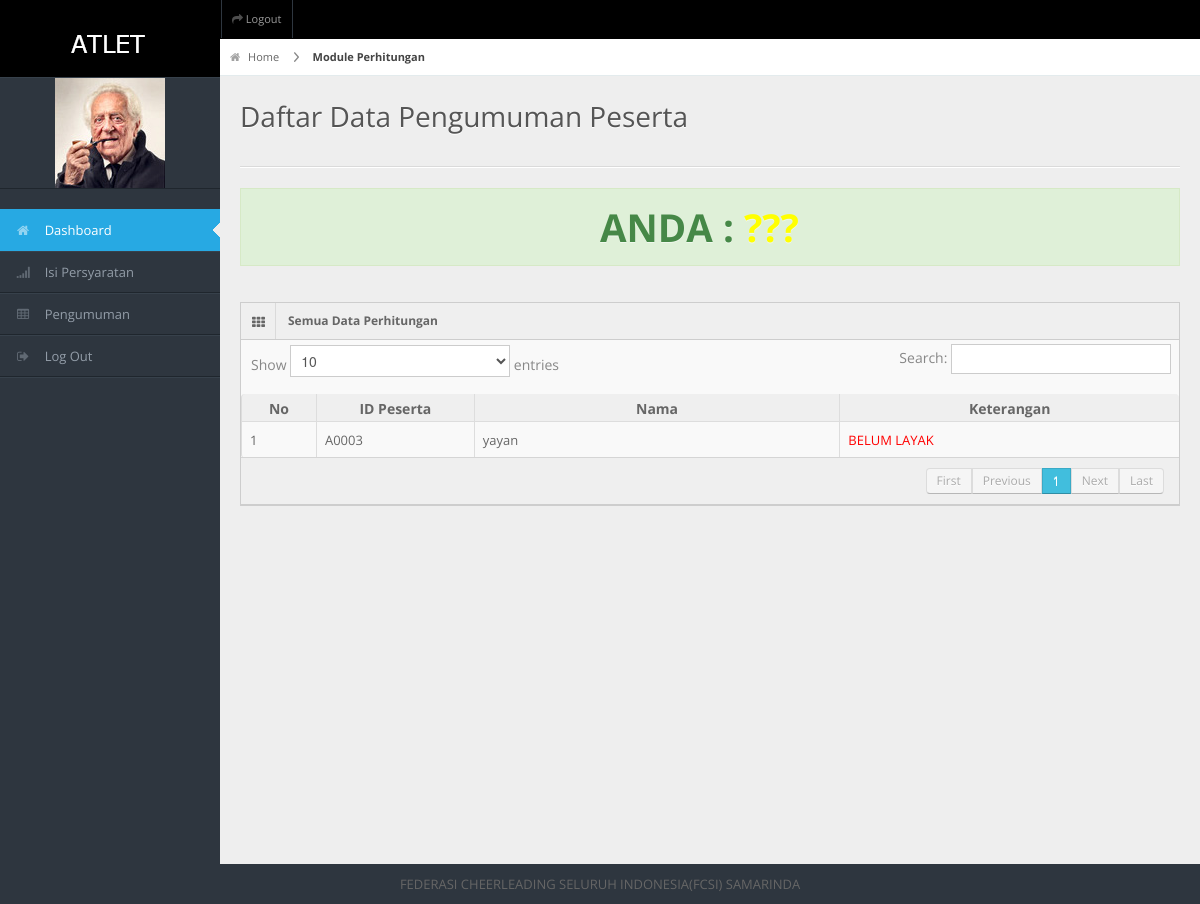
/spkpeserta/frame.php?load=hasil (signed in), run on an earlier commit of the app's database.
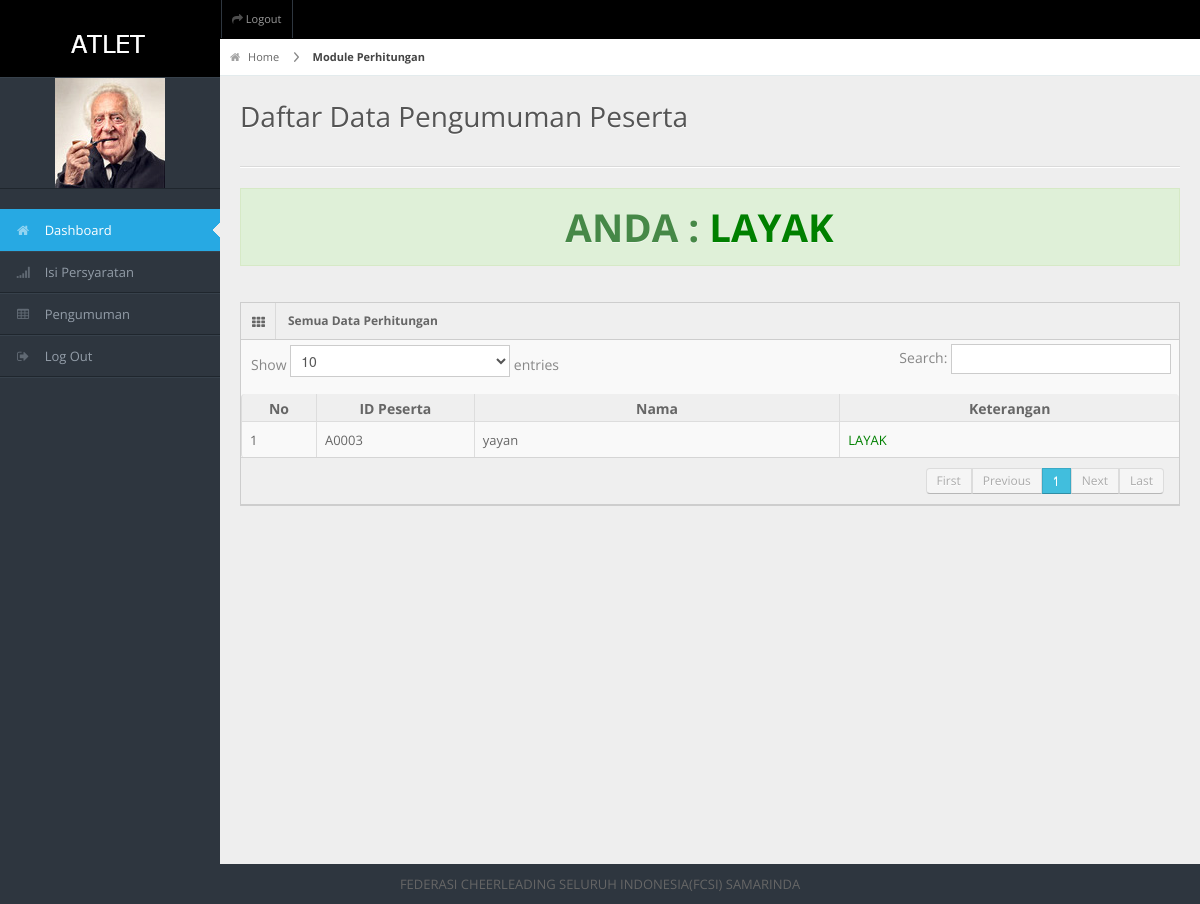
And on a later commit of the database.
### tables this page shows
CREATE TABLE `hasil` (
  `id_calon` varchar(30) NOT NULL,
  `nama` varchar(50) NOT NULL,
  `thn_hitung` varchar(30) NOT NULL,
  `jpendidikan` varchar(40) NOT NULL,
  `usia` int(30) NOT NULL,
  `pengalaman` varchar(30) NOT NULL,
  `nilaites` double NOT NULL,
  `wawancara` varchar(40) NOT NULL,
  `kesehatan` varchar(50) NOT NULL,
  `nreal` double NOT NULL,
  `rank` double NOT NULL,
  `n1` double NOT NULL,
  `n2` double NOT NULL,
  `n3` double NOT NULL,
  `n4` double NOT NULL,
  `h1` double NOT NULL,
  `h2` double NOT NULL,
  `h3` double NOT NULL,
  `h4` double NOT NULL,
  `h5` double NOT NULL,
  `h6` double NOT NULL,
  `ket` varchar(20) NOT NULL,
  `u1` double NOT NULL,
  `u2` double NOT NULL,
  `u3` double NOT NULL,
  `u4` double NOT NULL,
  `u5` double NOT NULL,
  `u6` double NOT NULL,
  PRIMARY KEY (`id_calon`)
);

### spkpeserta/data/hasil/view.php (the view, shortened to what this page needs)
<div id="content-header">
   <div id="breadcrumb"> <a href="?load=dashboard" title="Go to Home" class="tip-bottom"><i class="icon-home"></i> Home</a> <a href="?load=jadwal" class="current">Module Perhitungan</a> </div>
   <h1>Daftar Data Pengumuman Peserta</h1>
 </div>
 <div class="container-fluid">
   <hr>
<div class="alert alert-success">
		<?php
		$SQL=mysqli_query($koneksi,"SELECT * FROM hasil where id_calon='$_SESSION[id_calon]'  order by rank DESC");
		   $_data=mysqli_fetch_array($SQL);
			  if ($_data['ket']== 'LAYAK' ){
								$keputusan = '<span style="color:green">LAYAK</span>';
							}else IF($_data['ket']== 'BELUM LAYAK' ){
								$keputusan = '<span style="color:red">BELUM LAYAK </span>';
							}else{
								$keputusan = '<span style="color:yellow">??? </span>';
							}
					echo"<center><H1><b>ANDA : $keputusan </b></H1></center>
			";
			?>
</div>
   <div class="row-fluid">
     <div class="span12">
       <div class="widget-box">
         <div class="widget-title"> <span class="icon"><i class="icon-th"></i></span>
           <h5>Semua Data Perhitungan</h5>
         </div>
	  <div style="overflow-x:auto;">
         <div class="widget-content nopadding">
           <table class="table table-bordered data-table">
             <thead>
               <tr>
                 <th width="2%" height="58">No</th>
			  <th width="5%" height="58">ID Peserta</th>
                 <th width="14%">Nama</th>
			  <th width="13%">Keterangan</th>
               </tr>
             </thead>
             <tbody>
              <?php
		   $SQL=mysqli_query($koneksi,"SELECT * FROM hasil where id_calon='$_SESSION[id_calon]' order by rank DESC");
		   $no=1;
		   while($_data=mysqli_fetch_array($SQL)){
			  if ($_data['ket']== 'LAYAK' ){
								$keputusan = '<span style="color:green">LAYAK</span>';
							}else{
								$keputusan = '<span style="color:red">BELUM LAYAK</span>';
							}
			   echo"
			  <tr class='$class'>
                 <td>$no</td>
			  <td>$_data[id_calon] </td>
			  <td>$_data[nama] </td>
				<td>$keputusan </td>
               </tr>
			   ";
			  $no++; }
		   ?>
             </tbody>
           </table>
	   </div>
         </div>
       </div>
     </div>
   </div>
 </div>

### spkpeserta/frame.php (shortened to what this page needs)
<?php
if(isset($_SESSION['username']) AND isset($_SESSION['password'])){
?>
<!DOCTYPE html>
<html lang="en">
<head>
<link rel="stylesheet" href="css/bootstrap.min.css" />
<link rel="stylesheet" href="css/bootstrap-responsive.min.css" />
<link rel="stylesheet" href="css/fullcalendar.css" />
<link rel="stylesheet" href="css/matrix-style.css" />
<link rel="stylesheet" href="css/matrix-media.css" />
<link rel="stylesheet" href="css/uniform.css" />
<link rel="stylesheet" href="css/select2.css" />
<link rel="stylesheet" href="css/matrix-style.css" />
<link rel="stylesheet" href="css/matrix-media.css" />
<link href="font-awesome/css/font-awesome.css" rel="stylesheet" />
<link rel="stylesheet" href="css/jquery.gritter.css" />
</head>
<body>
<div id="header">
  <h1><a href="#">SPK SMARTER</a></h1>
</div>
<div id="user-nav" class="navbar navbar-inverse">
  <ul class="nav">
   <?php include"nav.php";?>
  </ul>
</div>
<div id="sidebar"><a href="?load=dashboard" class="visible-phone"><i class="icon icon-home"></i> Dashboard</a>
  <ul>
    <?php include"sidebar.php"; ?>
  </ul>
</div>
<div id="content">
<?php include"content.php"; ?>
</div>
<div class="row-fluid">
  <div id="footer" class="span12"> FEDERASI CHEERLEADING SELURUH INDONESIA(FCSI) SAMARINDA </div>
</div>
</body>
</html>
<?php
}else{
	echo"
	<script type='text/javascript' language='javascript'>
	window.alert('Maaf Untuk Masuk ke Halaman ini Anda harus Login Terlebih Dahulu');
	window.location=('index.php');
	";
}
?>

### spkpeserta/nav.php
<li class=""><a title="" href="logout.php"><i class="icon icon-share-alt"></i> <span class="text">Logout</span></a></li>

### spkpeserta/sidebar.php
  <li class="text-center">
                   <img src="../gambar/member_img/height/<?php echo $_SESSION['foto'] ?>" class="user-image img-responsive"/>
				</li>
				<br>
<li class="active"><a href="?load=dashboard"><i class="icon icon-home"></i> <span>Dashboard</span></a> </li>
   <li> <a href="?load=member&action=edit&id=<?php echo $_SESSION['id_calon'] ?>"><i class="icon icon-signal"></i> <span>Isi Persyaratan</span></a> </li>
<li> <a href="?load=hasil"><i class="icon icon-table"></i> <span>Pengumuman</span></a> </li>
   <li><a href="logout.php"><i class="icon icon-signout"></i> <span>Log Out </span></a></li>

### spkpeserta/content.php
<?php
if(isset($_SESSION['username']) AND isset ($_SESSION['password'])){
	if($_GET['load']=="dashboard"){
		include"dashboard.php";
	}elseif($_GET['load']=="sub"){
		include"data/sub/subkriteria.php";
		}elseif($_GET['load']=="hitung"){
		include"data/perhitungan/perhitungan.php";
		}elseif($_GET['load']=="member"){
		include"data/member/member.php";
		}elseif($_GET['load']=="laporan"){
		include"data/laporan/laporan.php";
		}elseif($_GET['load']=="k"){
		include"data/kriteria/kriteria.php";
		}elseif($_GET['load']=="hasil"){
		include"data/hasil/hasil.php";
		}
}else{
	 echo "<script type=http://localhost/spkbri/spkadmin/frame.php?load=jadwal&action=input'text/javascript'>
	window.alert('Maaf, Anda Tidak Dapat Mengakses Halaman Ini, Silahkan Login Terlebih Dahulu');
	window.location =('index.php')</script>";
}
?>

### spkpeserta/data/hasil/hasil.php (shortened to what this page needs)
<?php
if(isset($_SESSION['username']) AND isset($_SESSION['password'])){
	switch($_GET[action]){
		default:
		include"view.php";
		break;
		}
		}
?>

### spkpeserta/css/matrix-style.css (style rules this page uses)
* { outline:none !important; -moz-outline: none !important; }
html, body { height:100% }
body { overflow-x: hidden; margin-top: -10px; font-family: 'Open Sans', sans-serif; font-size:13px; color:#666; }
a { color:#666; }
select, textarea, input[type="text"], input[type="password"], input[type="datetime"], input[type="datetime-local"], input[type="date"], input[type="month"], input[type="time"], input[type="week"], input[type="number"], input[type="email"], input[type="url"], input[type="search"], input[type="tel"], input[type="color"], .uneditable-input, .label, .dropdown-menu, .btn, .well, .progress, .table-bordered, .btn-group > .btn:first-child, .btn-group > .btn:last-child, .btn-group > .btn:last-child, .btn-group > .dropdown-toggle, .alert { border-radius:0px; }
#footer { padding:10px; text-align:center; }
hr { border-top-color:#dadada; }
#header { height: 77px; position: relative; width: 100%; z-index: -9; }
#header h1 { background: url("../img/download.png") no-repeat scroll 0 0 transparent; height: 250px; left: 4px; line-height: 700px; overflow: hidden; position: relative; top: 16px; width: 250px; }
#header h1 a { display: block; }
#user-nav { position: absolute; left: 220px; top:0px; z-index: 20; margin: 0; }
#user-nav > ul { margin: 0; padding: 0; list-style: none; border-right: 1px solid #2e363f;border-left: 1px solid #000; }
#user-nav > ul > li { float: left; list-style-type: none; margin: 0; position: relative; padding: 0; border-left: 1px solid #2e363f; border-right: 1px solid #000; }
#user-nav > ul > li > a { padding:9px 10px; display: block; font-size: 11px; }
#user-nav > ul > li > a > i, #sidebar li a i { opacity: .5; margin-top: 2px; }
#sidebar { display: block; float: left; position: relative; width: 220px; z-index: 16; }
#sidebar > ul { list-style: none; margin: 0px 0 0; padding: 0; position: absolute; width: 220px; }
#sidebar > ul > li { display: block; position: relative; }
#sidebar > ul > li > a { padding: 10px 0 10px 15px; display: block; color: #939da8; }
#sidebar > ul > li > a > i { margin-right: 10px; }
#sidebar > ul > li.active > a { background: url("../img/menu-active.png") no-repeat scroll right center transparent !important; text-decoration:none; }
#content { background: none repeat scroll 0 0 #eeeeee; margin-left: 220px; margin-right: 0; padding-bottom: 25px; position: relative; min-height:100%; width: auto; }
#content-header { position: abslute; width: 100%; margin-top: -38px; z-index: 20; }
#content-header h1 { color: #555555; font-size: 28px; font-weight: normal; float: none; text-shadow: 0 1px 0 #ffffff; margin-left: 20px; position: relative; }
#content-header h1, #content-header .btn-group { margin-top: 20px; }
#breadcrumb { background-color: #fff; border-bottom: 1px solid #e3ebed; }
#breadcrumb a { padding: 8px 20px 8px 10px; display: inline-block; background-image: url('../img/breadcrumb.png'); background-position: center right; background-repeat: no-repeat; font-size: 11px; color: #666666; }
#breadcrumb a:last-child { background-image:none; }
#breadcrumb a.current { font-weight: bold; color: #444444; }
#breadcrumb a i { margin-right: 5px; opacity: .6; }
.stat-boxes .peity_bar_good, .stat-boxes .peity_line_good, { color: #459D1C; }
.widget-box { background: none repeat scroll 0 0 #F9F9F9; border-left: 1px solid #CDCDCD; border-top: 1px solid #CDCDCD; border-right: 1px solid #CDCDCD; clear: both; margin-top: 16px; margin-bottom: 16px; position: relative; }
.widget-title, .modal-header, .table th, div.dataTables_wrapper .ui-widget-header { background:#efefef; border-bottom: 1px solid #CDCDCD; height: 36px; }
.widget-title span.icon { padding: 9px 10px 7px 11px; float: left; border-right:1px solid #dadada; }
.widget-title h5 { color: #666; float: left; font-size: 12px; font-weight: bold; padding: 12px; line-height: 12px; margin: 0; }
.widget-content { padding:15px; border-bottom: 1px solid #cdcdcd; }
.table th { height: auto; font-size: 14px; padding: 5px 10px 2px; border-bottom: 0; text-align: center; color: #666666; }
.nopadding { padding: 0 !important; }
.nopadding .table { margin-bottom: 0; }
.nopadding .table-bordered { border: 0; }

What changed in the data, as far as the page shows it:
changed hasil "yayan": ket "BELUM LAYAK" → "LAYAK"
Also different on the page:
text now shown: "LAYAK"
